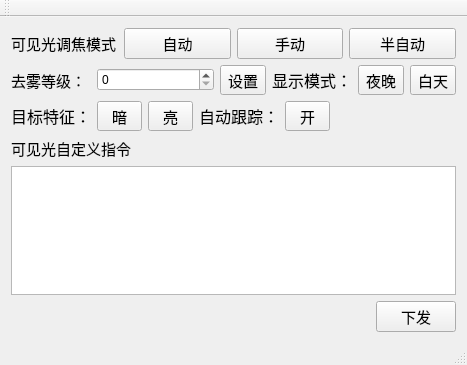
<?xml version="1.0" encoding="UTF-8"?>
<ui version="4.0">
 <class>fzqjViMoreClass</class>
 <widget class="QMainWindow" name="fzqjViMoreClass">
  <property name="geometry">
   <rect>
    <x>0</x>
    <y>0</y>
    <width>467</width>
    <height>365</height>
   </rect>
  </property>
  <property name="maximumSize">
   <size>
    <width>472</width>
    <height>374</height>
   </size>
  </property>
  <property name="windowTitle">
   <string>可见光专家设置</string>
  </property>
  <widget class="QWidget" name="centralWidget">
   <layout class="QGridLayout" name="gridLayout">
    <item row="0" column="0">
     <layout class="QHBoxLayout" name="horizontalLayout">
      <item>
       <widget class="QLabel" name="label">
        <property name="font">
         <font>
          <pointsize>11</pointsize>
         </font>
        </property>
        <property name="text">
         <string>可见光调焦模式</string>
        </property>
       </widget>
      </item>
      <item>
       <widget class="QPushButton" name="btn_vi_focuse_auto">
        <property name="font">
         <font>
          <pointsize>11</pointsize>
         </font>
        </property>
        <property name="text">
         <string>自动</string>
        </property>
       </widget>
      </item>
      <item>
       <widget class="QPushButton" name="btn_vi_focuse_manul">
        <property name="font">
         <font>
          <pointsize>11</pointsize>
         </font>
        </property>
        <property name="text">
         <string>手动</string>
        </property>
       </widget>
      </item>
      <item>
       <widget class="QPushButton" name="btn_vi_focuse_semiAuto">
        <property name="font">
         <font>
          <pointsize>11</pointsize>
         </font>
        </property>
        <property name="text">
         <string>半自动</string>
        </property>
       </widget>
      </item>
     </layout>
    </item>
    <item row="1" column="0">
     <layout class="QHBoxLayout" name="horizontalLayout_2">
      <item>
       <layout class="QHBoxLayout" name="horizontalLayout_72">
        <item>
         <widget class="QLabel" name="label_52">
          <property name="maximumSize">
           <size>
            <width>80</width>
            <height>16777215</height>
           </size>
          </property>
          <property name="font">
           <font>
            <family>Arial</family>
            <pointsize>11</pointsize>
            <weight>50</weight>
            <bold>false</bold>
           </font>
          </property>
          <property name="text">
           <string>去雾等级：</string>
          </property>
         </widget>
        </item>
        <item>
         <widget class="QSpinBox" name="spinbox_qw_level_2">
          <property name="maximum">
           <number>10</number>
          </property>
         </widget>
        </item>
        <item>
         <widget class="QToolButton" name="btn_vl_qw_open_2">
          <property name="minimumSize">
           <size>
            <width>45</width>
            <height>0</height>
           </size>
          </property>
          <property name="font">
           <font>
            <family>Arial</family>
            <pointsize>11</pointsize>
            <weight>50</weight>
            <bold>false</bold>
           </font>
          </property>
          <property name="text">
           <string>设置</string>
          </property>
         </widget>
        </item>
       </layout>
      </item>
      <item>
       <layout class="QHBoxLayout" name="horizontalLayout_227">
        <item>
         <widget class="QLabel" name="label_235">
          <property name="maximumSize">
           <size>
            <width>80</width>
            <height>16777215</height>
           </size>
          </property>
          <property name="font">
           <font>
            <family>Arial</family>
            <pointsize>12</pointsize>
            <weight>50</weight>
            <bold>false</bold>
           </font>
          </property>
          <property name="text">
           <string>显示模式：</string>
          </property>
         </widget>
        </item>
        <item>
         <widget class="QToolButton" name="btn_vl_display_mode_heibai">
          <property name="minimumSize">
           <size>
            <width>45</width>
            <height>0</height>
           </size>
          </property>
          <property name="font">
           <font>
            <family>Arial</family>
            <pointsize>11</pointsize>
            <weight>50</weight>
            <bold>false</bold>
           </font>
          </property>
          <property name="text">
           <string>夜晚</string>
          </property>
         </widget>
        </item>
        <item>
         <widget class="QToolButton" name="btn_vl_display_mode_caise">
          <property name="minimumSize">
           <size>
            <width>45</width>
            <height>0</height>
           </size>
          </property>
          <property name="font">
           <font>
            <family>Arial</family>
            <pointsize>11</pointsize>
            <weight>50</weight>
            <bold>false</bold>
           </font>
          </property>
          <property name="text">
           <string>白天</string>
          </property>
         </widget>
        </item>
       </layout>
      </item>
     </layout>
    </item>
    <item row="2" column="0">
     <layout class="QHBoxLayout" name="horizontalLayout_3">
      <item>
       <layout class="QHBoxLayout" name="horizontalLayout_229">
        <item>
         <widget class="QLabel" name="label_237">
          <property name="maximumSize">
           <size>
            <width>80</width>
            <height>16777215</height>
           </size>
          </property>
          <property name="font">
           <font>
            <family>Arial</family>
            <pointsize>12</pointsize>
            <weight>50</weight>
            <bold>false</bold>
           </font>
          </property>
          <property name="text">
           <string>目标特征：</string>
          </property>
         </widget>
        </item>
        <item>
         <widget class="QToolButton" name="btn_vl_black_target">
          <property name="minimumSize">
           <size>
            <width>45</width>
            <height>0</height>
           </size>
          </property>
          <property name="font">
           <font>
            <family>Arial</family>
            <pointsize>11</pointsize>
            <weight>50</weight>
            <bold>false</bold>
           </font>
          </property>
          <property name="text">
           <string>暗</string>
          </property>
         </widget>
        </item>
        <item>
         <widget class="QToolButton" name="btn_vl_write_target">
          <property name="minimumSize">
           <size>
            <width>45</width>
            <height>0</height>
           </size>
          </property>
          <property name="font">
           <font>
            <family>Arial</family>
            <pointsize>11</pointsize>
            <weight>50</weight>
            <bold>false</bold>
           </font>
          </property>
          <property name="text">
           <string>亮</string>
          </property>
         </widget>
        </item>
       </layout>
      </item>
      <item>
       <layout class="QHBoxLayout" name="horizontalLayout_230">
        <item>
         <widget class="QLabel" name="label_238">
          <property name="maximumSize">
           <size>
            <width>80</width>
            <height>16777215</height>
           </size>
          </property>
          <property name="font">
           <font>
            <family>Arial</family>
            <pointsize>12</pointsize>
            <weight>50</weight>
            <bold>false</bold>
           </font>
          </property>
          <property name="text">
           <string>自动跟踪：</string>
          </property>
         </widget>
        </item>
        <item>
         <widget class="QToolButton" name="btn_vl_auto_track">
          <property name="minimumSize">
           <size>
            <width>45</width>
            <height>0</height>
           </size>
          </property>
          <property name="font">
           <font>
            <family>Arial</family>
            <pointsize>11</pointsize>
            <weight>50</weight>
            <bold>false</bold>
           </font>
          </property>
          <property name="text">
           <string>开</string>
          </property>
         </widget>
        </item>
       </layout>
      </item>
      <item>
       <spacer name="horizontalSpacer">
        <property name="orientation">
         <enum>Qt::Horizontal</enum>
        </property>
        <property name="sizeHint" stdset="0">
         <size>
          <width>40</width>
          <height>20</height>
         </size>
        </property>
       </spacer>
      </item>
     </layout>
    </item>
    <item row="3" column="0">
     <layout class="QVBoxLayout" name="verticalLayout">
      <item>
       <layout class="QHBoxLayout" name="horizontalLayout_4">
        <item>
         <widget class="QLabel" name="label_2">
          <property name="font">
           <font>
            <pointsize>11</pointsize>
           </font>
          </property>
          <property name="text">
           <string>可见光自定义指令</string>
          </property>
         </widget>
        </item>
        <item>
         <spacer name="horizontalSpacer_2">
          <property name="orientation">
           <enum>Qt::Horizontal</enum>
          </property>
          <property name="sizeHint" stdset="0">
           <size>
            <width>37</width>
            <height>17</height>
           </size>
          </property>
         </spacer>
        </item>
       </layout>
      </item>
      <item>
       <widget class="QTextEdit" name="txt_vi_send"/>
      </item>
      <item>
       <layout class="QHBoxLayout" name="horizontalLayout_5">
        <item>
         <spacer name="horizontalSpacer_3">
          <property name="orientation">
           <enum>Qt::Horizontal</enum>
          </property>
          <property name="sizeHint" stdset="0">
           <size>
            <width>34</width>
            <height>14</height>
           </size>
          </property>
         </spacer>
        </item>
        <item>
         <widget class="QPushButton" name="btn_vi_send">
          <property name="font">
           <font>
            <pointsize>11</pointsize>
           </font>
          </property>
          <property name="text">
           <string>下发</string>
          </property>
         </widget>
        </item>
       </layout>
      </item>
     </layout>
    </item>
   </layout>
  </widget>
  <widget class="QMenuBar" name="menuBar">
   <property name="geometry">
    <rect>
     <x>0</x>
     <y>0</y>
     <width>467</width>
     <height>26</height>
    </rect>
   </property>
  </widget>
  <widget class="QToolBar" name="mainToolBar">
   <attribute name="toolBarArea">
    <enum>TopToolBarArea</enum>
   </attribute>
   <attribute name="toolBarBreak">
    <bool>false</bool>
   </attribute>
  </widget>
  <widget class="QStatusBar" name="statusBar"/>
 </widget>
 <layoutdefault spacing="6" margin="11"/>
 <resources/>
 <connections/>
</ui>
